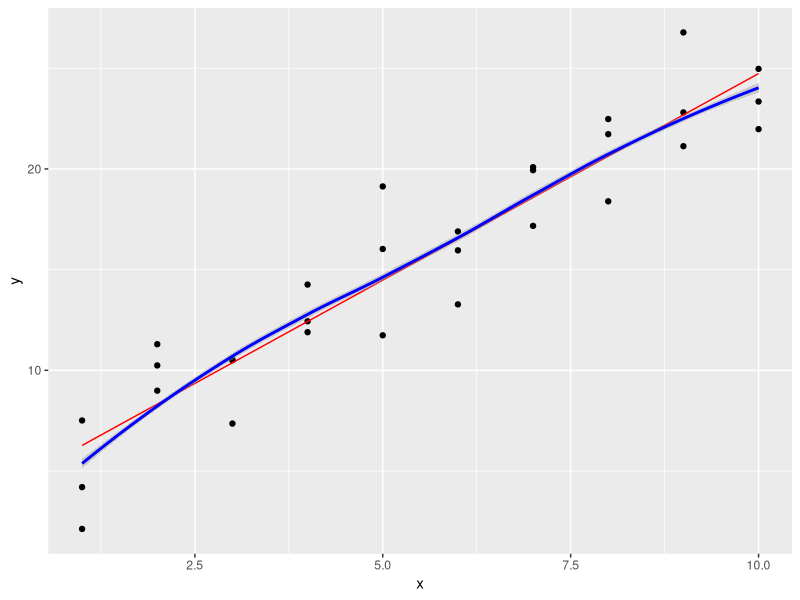
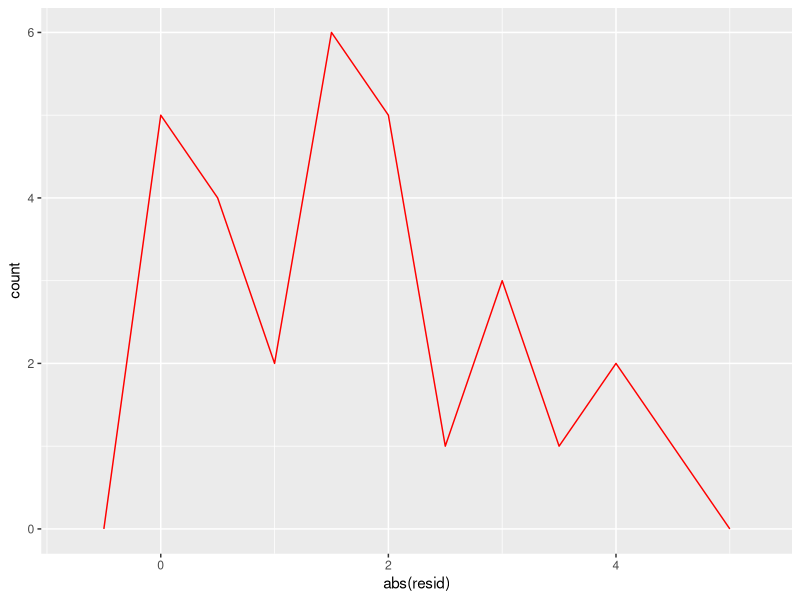
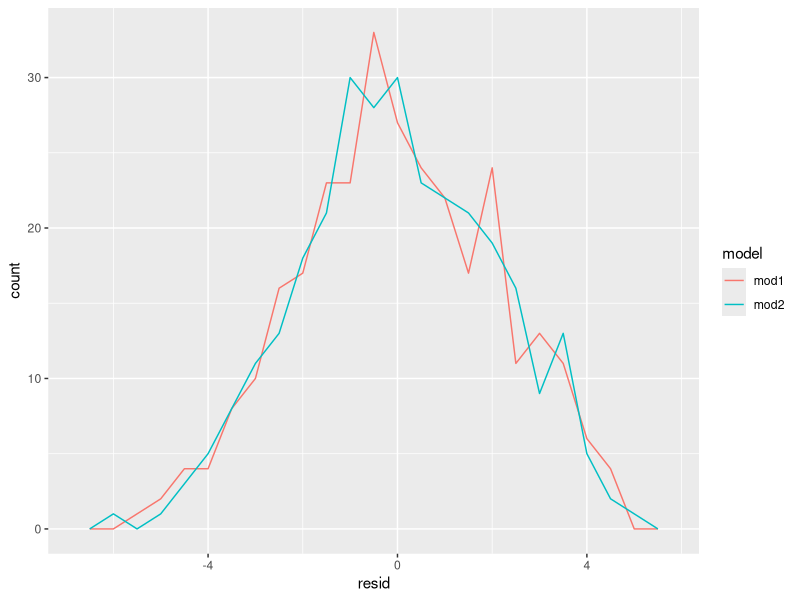

These figures' R source, in order:
## ---- chunk 1
knitr::opts_chunk$set(echo = TRUE)
## ---- chunk 2
library(tidyverse)
library(modelr)
options(na.action = na.warn)

## ---- chunk 3
#
fit1 = lm(y~x, data = sim1)
fit2 = loess(y~x, data = sim1,degree = 2)

grid = sim1 %>% data_grid(x)
grid1 = grid %>% add_predictions(fit1) 
sim1_1 = sim1 %>% add_residuals(fit1)

grid2 = grid %>% add_predictions(fit2)
sim1_2 = sim1 %>% add_residuals(fit2)

ggplot(sim1,aes(x=x))+ geom_point(aes(y=y))+ geom_line(data = grid1, aes(y = pred), color = 'red')+ geom_smooth(data = grid2, aes(y = pred),color = 'blue')
## ---- chunk 4
#
ggplot() + geom_freqpoly(data = sim1_1, aes(abs(resid)), binwidth = 0.5,color = 'red')
## ---- chunk 5
mod2a = lm(y~x - 1, data = sim2)
mod2 = lm(y~x, data = sim2)

mod2a$coefficients
mod2$coefficients

grid1 = sim2 %>% data_grid(x) %>% gather_predictions(mod2a,mod2)
grid1
## ---- chunk 6
#
mod1 = lm(y ~ x1 + x2, data = sim4)
mod2 = lm(y ~ x1 * x2, data = sim4)

resid_res = sim4 %>% gather_residuals(mod1, mod2)

resid_res %>% ggplot(aes(x = resid, colour = model)) + geom_freqpoly(binwidth = 0.5)


